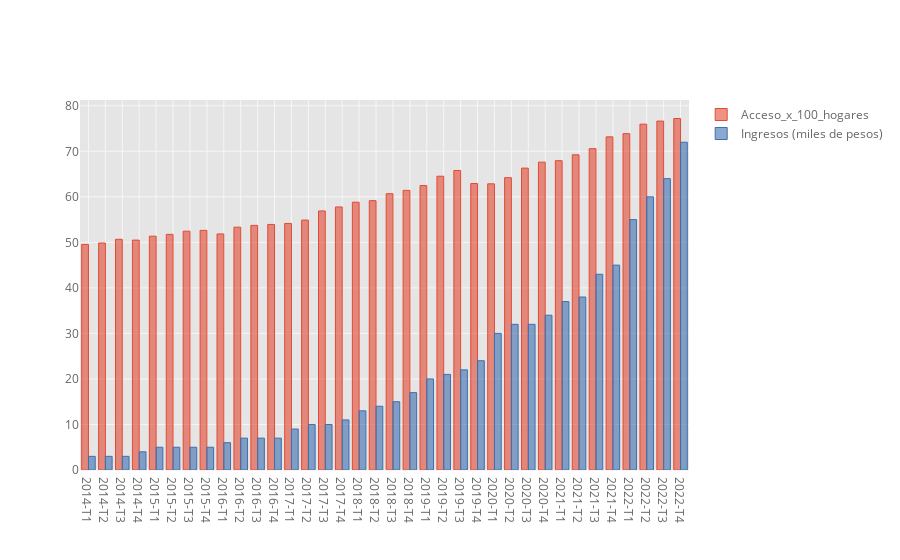

The cell this chart's notebook holds for it:
### Code cell
Acceso_ingresos.iplot(kind='bar')

### Figure 1 — Plotly figure (JSON) as saved in the notebook; plotly's stock layout.template omitted (floating-point values rounded to 4 significant figures)
{"data": [{"marker": {"color": "rgba(226, 74, 51, 0.6)", "line": {"color": "rgba(226, 74, 51, 1.0)", "width": 1}}, "name": "Acceso_x_100_hogares", "orientation": "v", "text": "", "type": "bar", "x": ["2014-T1", "2014-T2", "2014-T3", "2014-T4", "2015-T1", "2015-T2", "2015-T3", "2015-T4", "2016-T1", "2016-T2", "2016-T3", "2016-T4", "2017-T1", "2017-T2", "2017-T3", "2017-T4", "2018-T1", "2018-T2", "2018-T3", "2018-T4", "2019-T1", "2019-T2", "2019-T3", "2019-T4", "2020-T1", "2020-T2", "2020-T3", "2020-T4", "2021-T1", "2021-T2", "2021-T3", "2021-T4", "2022-T1", "2022-T2", "2022-T3", "2022-T4"], "y": [49.55, 49.86, 50.67, 50.5, 51.36, 51.76, 52.46, 52.63, 51.85, 53.34, 53.73, 53.94, 54.16, 54.9, 56.9, 57.78, 58.82, 59.16, 60.69, 61.42, 62.48, 64.53, 65.79, 62.92, 62.86, 64.21, 66.31, 67.62, 67.95, 69.24, 70.58, 73.18, 73.88, 75.97, 76.64, 77.21]}, {"marker": {"color": "rgba(62, 111, 176, 0.6)", "line": {"color": "rgba(62, 111, 176, 1.0)", "width": 1}}, "name": "Ingresos (miles de pesos)", "orientation": "v", "text": "", "type": "bar", "x": ["2014-T1", "2014-T2", "2014-T3", "2014-T4", "2015-T1", "2015-T2", "2015-T3", "2015-T4", "2016-T1", "2016-T2", "2016-T3", "2016-T4", "2017-T1", "2017-T2", "2017-T3", "2017-T4", "2018-T1", "2018-T2", "2018-T3", "2018-T4", "2019-T1", "2019-T2", "2019-T3", "2019-T4", "2020-T1", "2020-T2", "2020-T3", "2020-T4", "2021-T1", "2021-T2", "2021-T3", "2021-T4", "2022-T1", "2022-T2", "2022-T3", "2022-T4"], "y": [3, 3, 3, 4, 5, 5, 5, 5, 6, 7, 7, 7, 9, 10, 10, 11, 13, 14, 15, 17, 20, 21, 22, 24, 30, 32, 32, 34, 37, 38, 43, 45, 55, 60, 64, 72]}], "layout": {"legend": {"bgcolor": "#FFFFFF", "font": {"color": "#666666"}}, "paper_bgcolor": "#FFFFFF", "plot_bgcolor": "#E5E5E5", "title": {"font": {"color": "#151516"}}, "xaxis": {"gridcolor": "#F6F6F6", "showgrid": true, "tickfont": {"color": "#666666"}, "title": {"font": {"color": "#666666"}, "text": ""}, "zerolinecolor": "#F6F6F6"}, "yaxis": {"gridcolor": "#F6F6F6", "showgrid": true, "tickfont": {"color": "#666666"}, "title": {"font": {"color": "#666666"}, "text": ""}, "zerolinecolor": "#F6F6F6"}}}
